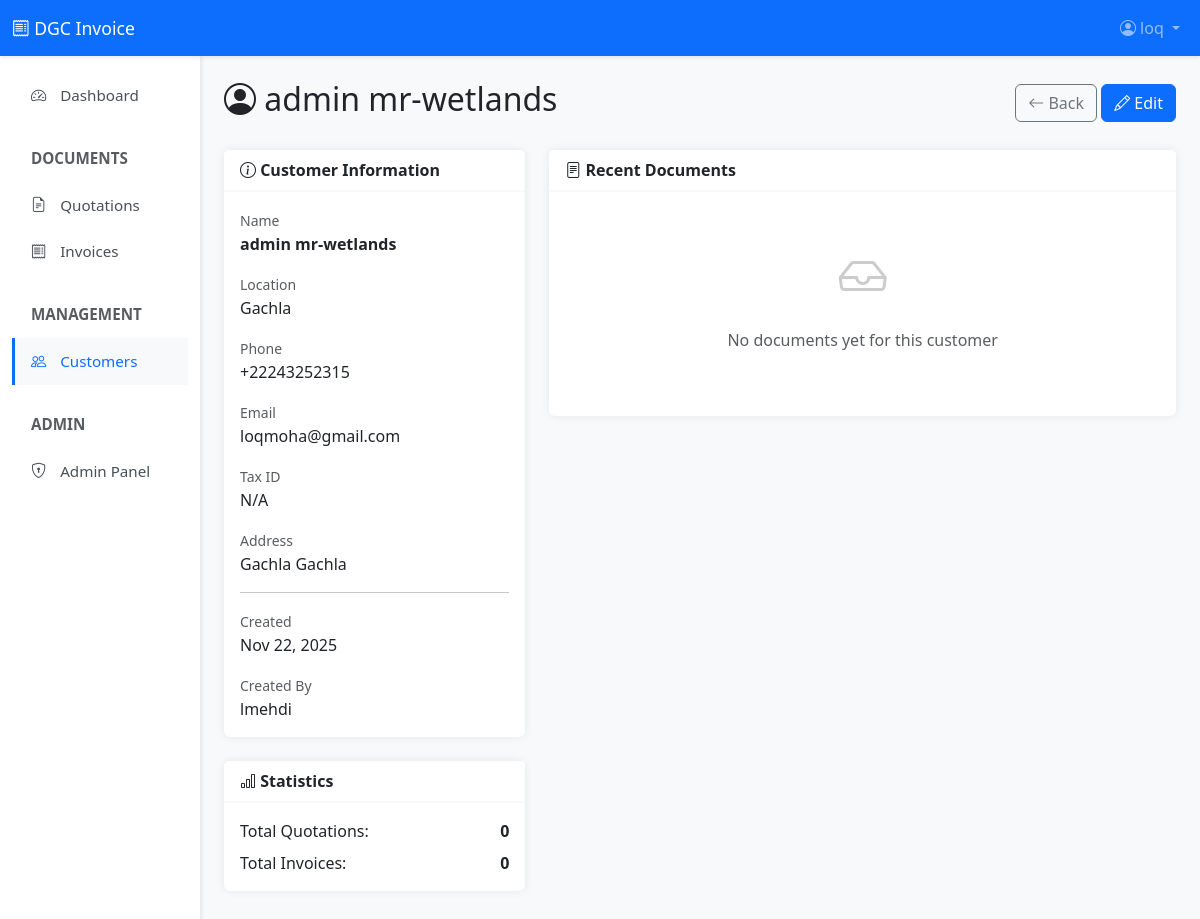
Screenshot of /customers/1/ (signed in) with the database file from the repository.
### Invoice/models.py (models this page shows, shortened)
class Customer(models.Model):
    name = models.CharField(max_length=200)
    location = models.CharField(max_length=300, blank=True, help_text="City or location")
    phone = models.CharField(max_length=20, blank=True)
    email = models.EmailField(blank=True)
    address = models.TextField(blank=True, help_text="Full address")
    tax_id = models.CharField(
        max_length=100,
        blank=True,
        verbose_name="NIF/Tax ID",
        help_text="Customer Tax Identification Number"
    )
    created_at = models.DateTimeField(auto_now_add=True)
    updated_at = models.DateTimeField(auto_now=True)
    created_by = models.ForeignKey(
        User,
        on_delete=models.SET_NULL,
        null=True,
        related_name='customers_created'
    )
    is_active = models.BooleanField(default=True)
    class Meta:
        ordering = ['name']
        indexes = [
            models.Index(fields=['name']),
            models.Index(fields=['is_active']),
        ]
    @property
    def total_invoices(self):
        return self.documents.filter(document_type='invoice').count()
    @property
    def total_quotations(self):
        return self.documents.filter(document_type='quotation').count()

### Invoice/views.py (the view)
# urls.py: path('customers/<int:pk>/', views.customer_detail, name='customer_detail'),
@login_required
def customer_detail(request, pk):
    customer = get_object_or_404(Customer, pk=pk)
    documents = Document.objects.filter(customer=customer).order_by('-date')[:20]
    return render(request, 'invoices/customer_detail.html', {
        'customer': customer,
        'documents': documents,
    })

### Invoice/templates/invoices/customer_detail.html (shortened to what this page needs)
{% extends 'invoices/base.html' %}
{% block content %}
<div class="row mb-4">
    <div class="col">
        <div class="d-flex justify-content-between align-items-center">
            <h2>
                <i class="bi bi-person-circle"></i> {{ customer.name }}
            </h2>
            <div>
                <a href="{% url 'customer_list' %}" class="btn btn-outline-secondary">
                    <i class="bi bi-arrow-left"></i> Back
                </a>
                <a href="{% url 'customer_edit' customer.pk %}" class="btn btn-primary">
                    <i class="bi bi-pencil"></i> Edit
                </a>
            </div>
        </div>
    </div>
</div>
<div class="row">
    <div class="col-lg-4">
        <div class="card mb-4">
            <div class="card-header">
                <i class="bi bi-info-circle"></i> Customer Information
            </div>
            <div class="card-body">
                <div class="mb-3">
                    <small class="text-muted">Name</small>
                    <p class="mb-0 fw-bold">{{ customer.name }}</p>
                </div>
                <div class="mb-3">
                    <small class="text-muted">Location</small>
                    <p class="mb-0">{{ customer.location|default:"N/A" }}</p>
                </div>
                <div class="mb-3">
                    <small class="text-muted">Phone</small>
                    <p class="mb-0">{{ customer.phone|default:"N/A" }}</p>
                </div>
                <div class="mb-3">
                    <small class="text-muted">Email</small>
                    <p class="mb-0">{{ customer.email|default:"N/A" }}</p>
                </div>
                <div class="mb-3">
                    <small class="text-muted">Tax ID</small>
                    <p class="mb-0">{{ customer.tax_id|default:"N/A" }}</p>
                </div>
                <div class="mb-3">
                    <small class="text-muted">Address</small>
                    <p class="mb-0">{{ customer.address|default:"N/A" }}</p>
                </div>
                <hr>
                <div class="mb-3">
                    <small class="text-muted">Created</small>
                    <p class="mb-0">{{ customer.created_at|date:"M d, Y" }}</p>
                </div>
                <div>
                    <small class="text-muted">Created By</small>
                    <p class="mb-0">{{ customer.created_by.username }}</p>
                </div>
            </div>
        </div>
        <div class="card">
            <div class="card-header">
                <i class="bi bi-bar-chart"></i> Statistics
            </div>
            <div class="card-body">
                <div class="d-flex justify-content-between mb-2">
                    <span>Total Quotations:</span>
                    <strong>{{ customer.total_quotations }}</strong>
                </div>
                <div class="d-flex justify-content-between">
                    <span>Total Invoices:</span>
                    <strong>{{ customer.total_invoices }}</strong>
                </div>
            </div>
        </div>
    </div>
    <div class="col-lg-8">
        <div class="card">
            <div class="card-header">
                <i class="bi bi-file-text"></i> Recent Documents
            </div>
            <div class="card-body p-0">
                {% if documents %}
                    <div class="table-responsive">
                        <table class="table table-hover mb-0">
                            <thead>
                                <tr>
                                    <th>Reference</th>
                                    <th>Type</th>
                                    <th>Date</th>
                                    <th>Status</th>
                                    <th class="text-end">Total</th>
                                    <th class="text-center">Actions</th>
                                </tr>
                            </thead>
                            <tbody>
                                {% for doc in documents %}
                                <tr>
                                    <td>
                                        <a href="{% url 'document_detail' doc.pk %}">
                                            {{ doc.reference }}
                                        </a>
                                    </td>
                                    <td>
                                        <span class="badge {% if doc.document_type == 'quotation' %}bg-info{% else %}bg-success{% endif %}">
                                            {{ doc.get_document_type_display }}
                                        </span>
                                    </td>
                                    <td>{{ doc.date|date:"M d, Y" }}</td>
                                    <td>
                                        <span class="badge status-{{ doc.status }}">
                                            {{ doc.get_status_display }}
                                        </span>
                                    </td>
                                    <td class="text-end fw-bold">
                                        {{ doc.total|floatformat:2 }} {{ doc.currency }}
                                    </td>
                                    <td class="text-center">
                                        <a href="{% url 'document_detail' doc.pk %}" class="btn btn-sm btn-outline-primary">
                                            <i class="bi bi-eye"></i>
                                        </a>
                                    </td>
                                </tr>
                                {% endfor %}
                            </tbody>
                        </table>
                    </div>
                {% else %}
                    <div class="text-center py-5">
                        <i class="bi bi-inbox" style="font-size: 3rem; color: #ccc;"></i>
                        <p class="text-muted mt-3">No documents yet for this customer</p>
                    </div>
                {% endif %}
            </div>
        </div>
    </div>
</div>
{% endblock %}

### Invoice/templates/invoices/base.html (shortened to what this page needs)
<!DOCTYPE html>
<html lang="en">
<head>
    <link href="https://cdn.jsdelivr.net/npm/bootstrap@5.3.0/dist/css/bootstrap.min.css" rel="stylesheet">
    <link rel="stylesheet" href="https://cdn.jsdelivr.net/npm/bootstrap-icons@1.10.0/font/bootstrap-icons.css">
</head>
<body>
    {% if user.is_authenticated %}
    <nav class="navbar navbar-expand-lg navbar-dark bg-primary sticky-top">
        <div class="container-fluid">
            <a class="navbar-brand ms-2 ms-lg-0" href="{% url 'dashboard' %}">
                <i class="bi bi-receipt"></i> <span class="d-none d-sm-inline">DGC Invoice</span><span class="d-inline d-sm-none">DGC</span>
            </a>
            <div class="collapse navbar-collapse" id="navbarNav">
                <ul class="navbar-nav ms-auto">
                    <li class="nav-item dropdown">
                        <a class="nav-link dropdown-toggle" href="#" role="button" data-bs-toggle="dropdown">
                            <i class="bi bi-person-circle"></i>
                            <span class="d-none d-md-inline">{{ user.get_full_name|default:user.username }}</span>
                        </a>
                    </li>
                </ul>
            </div>
        </div>
    </nav>
    <div class="container-fluid">
        <div class="row">
            <nav class="col-lg-2 d-none d-lg-block sidebar no-print">
                <div class="position-sticky pt-3">
                    <ul class="nav flex-column">
                        <li class="nav-item">
                            <a class="nav-link {% if request.resolver_match.url_name == 'dashboard' %}active{% endif %}"
                               href="{% url 'dashboard' %}">
                                <i class="bi bi-speedometer2"></i> Dashboard
                            </a>
                        </li>
                        <li class="nav-item mt-3">
                            <span class="nav-link text-muted fw-bold small">DOCUMENTS</span>
                        </li>
                        <li class="nav-item">
                            <a class="nav-link {% if 'quotation' in request.path %}active{% endif %}"
                               href="{% url 'quotation_list' %}">
                                <i class="bi bi-file-earmark-text"></i> Quotations
                            </a>
                        </li>
                        <li class="nav-item">
                            <a class="nav-link {% if 'invoice' in request.path %}active{% endif %}"
                               href="{% url 'invoice_list' %}">
                                <i class="bi bi-receipt"></i> Invoices
                            </a>
                        </li>
                        <li class="nav-item mt-3">
                            <span class="nav-link text-muted fw-bold small">MANAGEMENT</span>
                        </li>
                        <li class="nav-item">
                            <a class="nav-link {% if 'customer' in request.path %}active{% endif %}"
                               href="{% url 'customer_list' %}">
                                <i class="bi bi-people"></i> Customers
                            </a>
                        </li>
                        {% if user.is_staff %}
                        <li class="nav-item mt-3">
                            <span class="nav-link text-muted fw-bold small">ADMIN</span>
                        </li>
                        <li class="nav-item">
                            <a class="nav-link" href="/admin/">
                                <i class="bi bi-shield-lock"></i> Admin Panel
                            </a>
                        </li>
                        {% endif %}
                    </ul>
                </div>
            </nav>
            <main class="col-lg-10 ms-sm-auto main-content">
                {% block content %}{% endblock %}
            </main>
        </div>
    </div>
    {% else %}
    {% block public_content %}{% endblock %}
    {% endif %}
</body>
</html>

### Invoice/templates/invoices/base.html (style rules this page uses)
:root { --primary-color: #0d6efd; --secondary-color: #6c757d; --success-color: #198754; --danger-color: #dc3545; --warning-color: #ffc107; --info-color: #0dcaf0; }
body { font-family: 'Segoe UI', Tahoma, Geneva, Verdana, sans-serif; background-color: #f8f9fa; }
.navbar { box-shadow: 0 2px 4px rgba(0,0,0,.08); }
.navbar-brand { font-size: 1.1rem; }
.sidebar { min-height: calc(100vh - 56px); background-color: #fff; box-shadow: 2px 0 4px rgba(0,0,0,.08); position: sticky; top: 56px; overflow-y: auto; }
.sidebar .nav-link { color: #495057; padding: 0.75rem 1rem; border-left: 3px solid transparent; transition: all 0.3s; font-size: 0.95rem; }
.sidebar .nav-link:hover, .sidebar .nav-link.active { background-color: #f8f9fa; border-left-color: var(--primary-color); color: var(--primary-color); }
.sidebar .nav-link i { width: 20px; margin-right: 10px; }
.main-content { padding: 1.5rem; }
.card { border: none; box-shadow: 0 0 10px rgba(0,0,0,.08); margin-bottom: 1.5rem; }
.card-header { background-color: #fff; border-bottom: 2px solid #f8f9fa; font-weight: 600; font-size: 1rem; }

### rows the page displays
Customer: name "admin mr-wetlands", location "Gachla", phone "+22243252315", email "loqmoha@gmail.com", tax_id "N/A", address "Gachla Gachla", created_at "Nov 22, 2025", created_by.username "lmehdi", total_quotations "0", total_invoices "0"

### other values shown
{{ user.get_full_name|default:user.username }} "loq"
